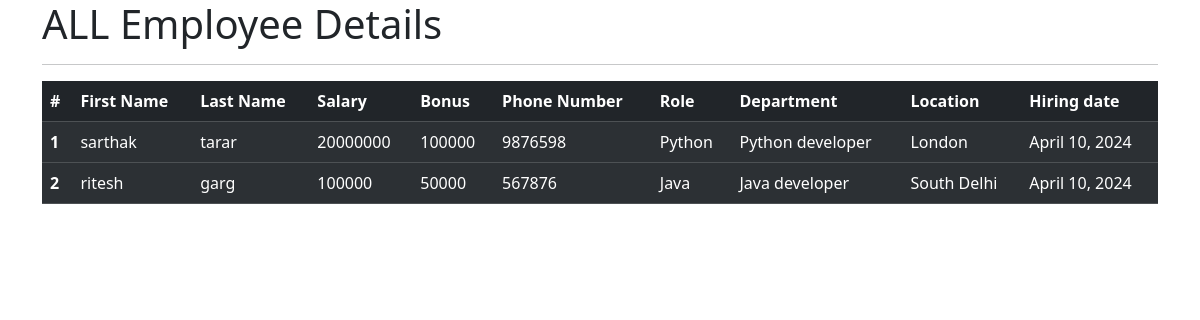
The app's page /all_emp with its own data.
### emp_app/models.py (models this page shows, shortened)
class Employee(models.Model):
    first_name = models.CharField(max_length=100, null=False)
    last_name = models.CharField(max_length=100)
    dept = models.ForeignKey(Department, on_delete =  models.CASCADE)
    salary = models.IntegerField(default = 0)
    bonus = models.IntegerField(default = 0)
    role = models.ForeignKey(Role, on_delete=models.CASCADE)
    phone = models.IntegerField(default = 0)
    hire_date = models.DateField()
    def __str__(self):
        return "%s %s %s"%(self.first_name, self.last_name, self.phone)

class Role(models.Model):
    name = models.CharField(max_length=100, null=False)

class Department(models.Model):
    name = models.CharField(max_length=100, null=False)
    location = models.CharField(max_length=100)

### emp_app/views.py (the view)
# urls.py: path('all_emp', views.all_emp, name= 'view_all_emp'),
def all_emp(request):
    emps = Employee.objects.all()
    context = {
        'emps':emps
    }
    print(context)
    return render(request,'all_emp.html',context)

### emp_app/templates/all_emp.html (shortened to what this page needs)
<!DOCTYPE html>
<html lang="en">
<head>
    <link href="https://cdn.jsdelivr.net/npm/bootstrap@5.3.3/dist/css/bootstrap.min.css" rel="stylesheet">
</head>
<body>
    <div class="container">
        <h1>ALL Employee Details</h1>
        <hr>
        <table class="table table-dark table-striped">
            <thead>
              <tr>
                <th scope="col">#</th>
                <th scope="col">First Name</th>
                <th scope="col">Last Name</th>
                <th scope="col">Salary</th>
                <th scope="col">Bonus</th>
                <th scope="col">Phone Number</th>
                <th scope="col">Role</th>
                <th scope="col">Department</th>
                <th scope="col">Location</th>
                <th scope="col">Hiring date</th>
              </tr>
            </thead>
                    {% for emp in emps %}
            <tbody>
              <tr>
                <th scope="row">{{emp.id}}</th>
                <td>{{emp.first_name}}</td>
                <td>{{emp.last_name}}</td>
                <td>{{emp.salary}}</td>
                <td>{{emp.bonus}}</td>
                <td>{{emp.phone}}</td>
                <td>{{emp.role.name}}</td>
                <td>{{emp.dept.name}}</td>
                <td>{{emp.dept.location}}</td>
                <td>{{emp.hire_date}}</td>
              </tr>
            </tbody>
            {% endfor %}
          </table>
    </div>
      </body>
    </html>
</html>
</body>
</html>

### records on screen
Employee: id "1", first_name "sarthak", last_name "tarar", salary "20000000", bonus "100000", phone "9876598", role.name "Python", dept.name "Python developer", dept.location "London", hire_date "April 10, 2024"
Employee: id "2", first_name "ritesh", last_name "garg", salary "100000", bonus "50000", phone "567876", role.name "Java", dept.name "Java developer", dept.location "South Delhi", hire_date "April 10, 2024"
